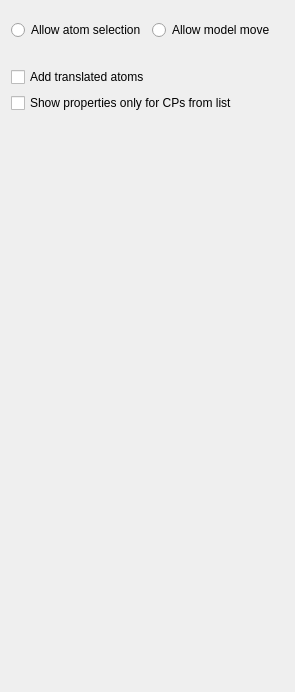
      <widget class="QWidget" name="FormTabSettings">
       <attribute name="title">
        <string>Settings</string>
       </attribute>
       <layout class="QVBoxLayout" name="verticalLayout_3">
        <item>
         <widget class="QFrame" name="frame_108">
          <property name="enabled">
           <bool>true</bool>
          </property>
          <property name="minimumSize">
           <size>
            <width>0</width>
            <height>0</height>
           </size>
          </property>
          <property name="frameShape">
           <enum>QFrame::NoFrame</enum>
          </property>
          <property name="frameShadow">
           <enum>QFrame::Raised</enum>
          </property>
          <layout class="QHBoxLayout" name="horizontalLayout_111">
           <property name="leftMargin">
            <number>0</number>
           </property>
           <item>
            <widget class="QRadioButton" name="FormSettingsViewCheckAtomSelection">
             <property name="enabled">
              <bool>true</bool>
             </property>
             <property name="text">
              <string>Allow atom selection</string>
             </property>
            </widget>
           </item>
           <item>
            <widget class="QRadioButton" name="FormSettingsViewCheckModelMove">
             <property name="text">
              <string>Allow model move</string>
             </property>
            </widget>
           </item>
          </layout>
         </widget>
        </item>
        <item>
         <widget class="QFrame" name="frame_85">
          <property name="frameShape">
           <enum>QFrame::NoFrame</enum>
          </property>
          <property name="frameShadow">
           <enum>QFrame::Raised</enum>
          </property>
          <layout class="QHBoxLayout" name="horizontalLayout_85">
           <property name="leftMargin">
            <number>0</number>
           </property>
           <property name="topMargin">
            <number>0</number>
           </property>
           <property name="rightMargin">
            <number>0</number>
           </property>
           <property name="bottomMargin">
            <number>0</number>
           </property>
          </layout>
         </widget>
        </item>
        <item>
         <widget class="QFrame" name="frame_80">
          <property name="frameShape">
           <enum>QFrame::NoFrame</enum>
          </property>
          <property name="frameShadow">
           <enum>QFrame::Raised</enum>
          </property>
          <layout class="QHBoxLayout" name="horizontalLayout_84">
           <property name="leftMargin">
            <number>0</number>
           </property>
           <property name="topMargin">
            <number>0</number>
           </property>
           <property name="rightMargin">
            <number>0</number>
           </property>
           <property name="bottomMargin">
            <number>0</number>
           </property>
          </layout>
         </widget>
        </item>
        <item>
         <widget class="QCheckBox" name="is_add_translated_atoms">
          <property name="text">
           <string>Add translated atoms</string>
          </property>
         </widget>
        </item>
        <item>
         <widget class="QCheckBox" name="is_show_props_for_cp_list">
          <property name="text">
           <string>Show properties only for CPs from list</string>
          </property>
         </widget>
        </item>
        <item>
         <spacer name="verticalSpacer_18">
          <property name="orientation">
           <enum>Qt::Vertical</enum>
          </property>
          <property name="sizeHint" stdset="0">
           <size>
            <width>20</width>
            <height>568</height>
           </size>
          </property>
         </spacer>
        </item>
       </layout>
      </widget>
